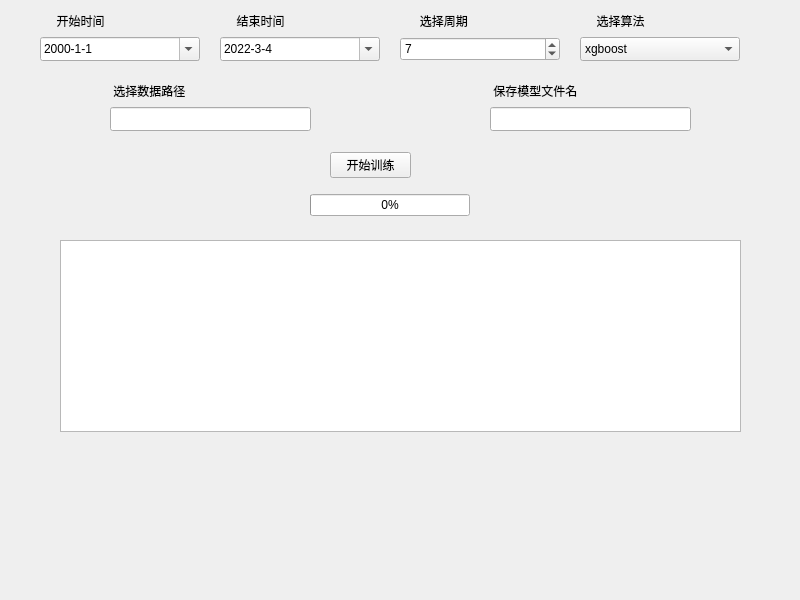
<?xml version="1.0" encoding="UTF-8"?>
<ui version="4.0">
 <class>MainWindow</class>
 <widget class="QMainWindow" name="MainWindow">
  <property name="geometry">
   <rect>
    <x>0</x>
    <y>0</y>
    <width>800</width>
    <height>600</height>
   </rect>
  </property>
  <property name="windowTitle">
   <string>智能预测系统</string>
  </property>
  <widget class="QWidget" name="centralwidget">
   <widget class="QWidget" name="verticalLayoutWidget">
    <property name="geometry">
     <rect>
      <x>40</x>
      <y>10</y>
      <width>160</width>
      <height>51</height>
     </rect>
    </property>
    <layout class="QVBoxLayout" name="verticalLayout">
     <item>
      <widget class="QLabel" name="label">
       <property name="text">
        <string>     开始时间</string>
       </property>
      </widget>
     </item>
     <item>
      <widget class="QDateEdit" name="start_time">
       <property name="minimumSize">
        <size>
         <width>0</width>
         <height>24</height>
        </size>
       </property>
       <property name="displayFormat">
        <string>yyyy-M-d</string>
       </property>
       <property name="calendarPopup">
        <bool>true</bool>
       </property>
      </widget>
     </item>
    </layout>
   </widget>
   <widget class="QWidget" name="verticalLayoutWidget_2">
    <property name="geometry">
     <rect>
      <x>220</x>
      <y>10</y>
      <width>160</width>
      <height>51</height>
     </rect>
    </property>
    <layout class="QVBoxLayout" name="verticalLayout_2">
     <item>
      <widget class="QLabel" name="label_2">
       <property name="text">
        <string>     结束时间</string>
       </property>
      </widget>
     </item>
     <item>
      <widget class="QDateEdit" name="end_time">
       <property name="minimumSize">
        <size>
         <width>0</width>
         <height>24</height>
        </size>
       </property>
       <property name="currentSection">
        <enum>QDateTimeEdit::YearSection</enum>
       </property>
       <property name="displayFormat">
        <string>yyyy-M-d</string>
       </property>
       <property name="calendarPopup">
        <bool>true</bool>
       </property>
       <property name="date">
        <date>
         <year>2022</year>
         <month>3</month>
         <day>4</day>
        </date>
       </property>
      </widget>
     </item>
    </layout>
   </widget>
   <widget class="QWidget" name="verticalLayoutWidget_3">
    <property name="geometry">
     <rect>
      <x>400</x>
      <y>10</y>
      <width>160</width>
      <height>51</height>
     </rect>
    </property>
    <layout class="QVBoxLayout" name="verticalLayout_3">
     <item>
      <widget class="QLabel" name="label_3">
       <property name="text">
        <string>      选择周期</string>
       </property>
      </widget>
     </item>
     <item>
      <widget class="QSpinBox" name="choice_num">
       <property name="minimumSize">
        <size>
         <width>0</width>
         <height>24</height>
        </size>
       </property>
       <property name="value">
        <number>7</number>
       </property>
      </widget>
     </item>
    </layout>
   </widget>
   <widget class="QWidget" name="verticalLayoutWidget_4">
    <property name="geometry">
     <rect>
      <x>580</x>
      <y>10</y>
      <width>160</width>
      <height>51</height>
     </rect>
    </property>
    <layout class="QVBoxLayout" name="verticalLayout_4">
     <item>
      <widget class="QLabel" name="label_4">
       <property name="text">
        <string>     选择算法</string>
       </property>
      </widget>
     </item>
     <item>
      <widget class="QComboBox" name="choice_ml">
       <property name="minimumSize">
        <size>
         <width>0</width>
         <height>24</height>
        </size>
       </property>
       <item>
        <property name="text">
         <string>xgboost</string>
        </property>
       </item>
       <item>
        <property name="text">
         <string>LSTM</string>
        </property>
       </item>
      </widget>
     </item>
    </layout>
   </widget>
   <widget class="QWidget" name="verticalLayoutWidget_5">
    <property name="geometry">
     <rect>
      <x>330</x>
      <y>150</y>
      <width>81</width>
      <height>31</height>
     </rect>
    </property>
    <layout class="QVBoxLayout" name="verticalLayout_5">
     <item>
      <widget class="QPushButton" name="start_train">
       <property name="text">
        <string>开始训练</string>
       </property>
      </widget>
     </item>
    </layout>
   </widget>
   <widget class="QWidget" name="verticalLayoutWidget_6">
    <property name="geometry">
     <rect>
      <x>310</x>
      <y>190</y>
      <width>160</width>
      <height>31</height>
     </rect>
    </property>
    <layout class="QVBoxLayout" name="verticalLayout_6">
     <item>
      <widget class="QProgressBar" name="progressBar">
       <property name="value">
        <number>0</number>
       </property>
      </widget>
     </item>
    </layout>
   </widget>
   <widget class="QTextBrowser" name="textBrowser">
    <property name="geometry">
     <rect>
      <x>60</x>
      <y>240</y>
      <width>681</width>
      <height>192</height>
     </rect>
    </property>
   </widget>
   <widget class="QWidget" name="verticalLayoutWidget_7">
    <property name="geometry">
     <rect>
      <x>110</x>
      <y>80</y>
      <width>201</width>
      <height>51</height>
     </rect>
    </property>
    <layout class="QVBoxLayout" name="verticalLayout_7">
     <item>
      <widget class="QLabel" name="label_5">
       <property name="text">
        <string> 选择数据路径</string>
       </property>
      </widget>
     </item>
     <item>
      <widget class="QLineEdit" name="data_path">
       <property name="minimumSize">
        <size>
         <width>0</width>
         <height>24</height>
        </size>
       </property>
      </widget>
     </item>
    </layout>
   </widget>
   <widget class="QWidget" name="verticalLayoutWidget_8">
    <property name="geometry">
     <rect>
      <x>490</x>
      <y>80</y>
      <width>201</width>
      <height>51</height>
     </rect>
    </property>
    <layout class="QVBoxLayout" name="verticalLayout_8">
     <item>
      <widget class="QLabel" name="label_6">
       <property name="text">
        <string> 保存模型文件名</string>
       </property>
      </widget>
     </item>
     <item>
      <widget class="QLineEdit" name="model_path">
       <property name="minimumSize">
        <size>
         <width>0</width>
         <height>24</height>
        </size>
       </property>
      </widget>
     </item>
    </layout>
   </widget>
  </widget>
 </widget>
 <resources/>
 <connections/>
</ui>
